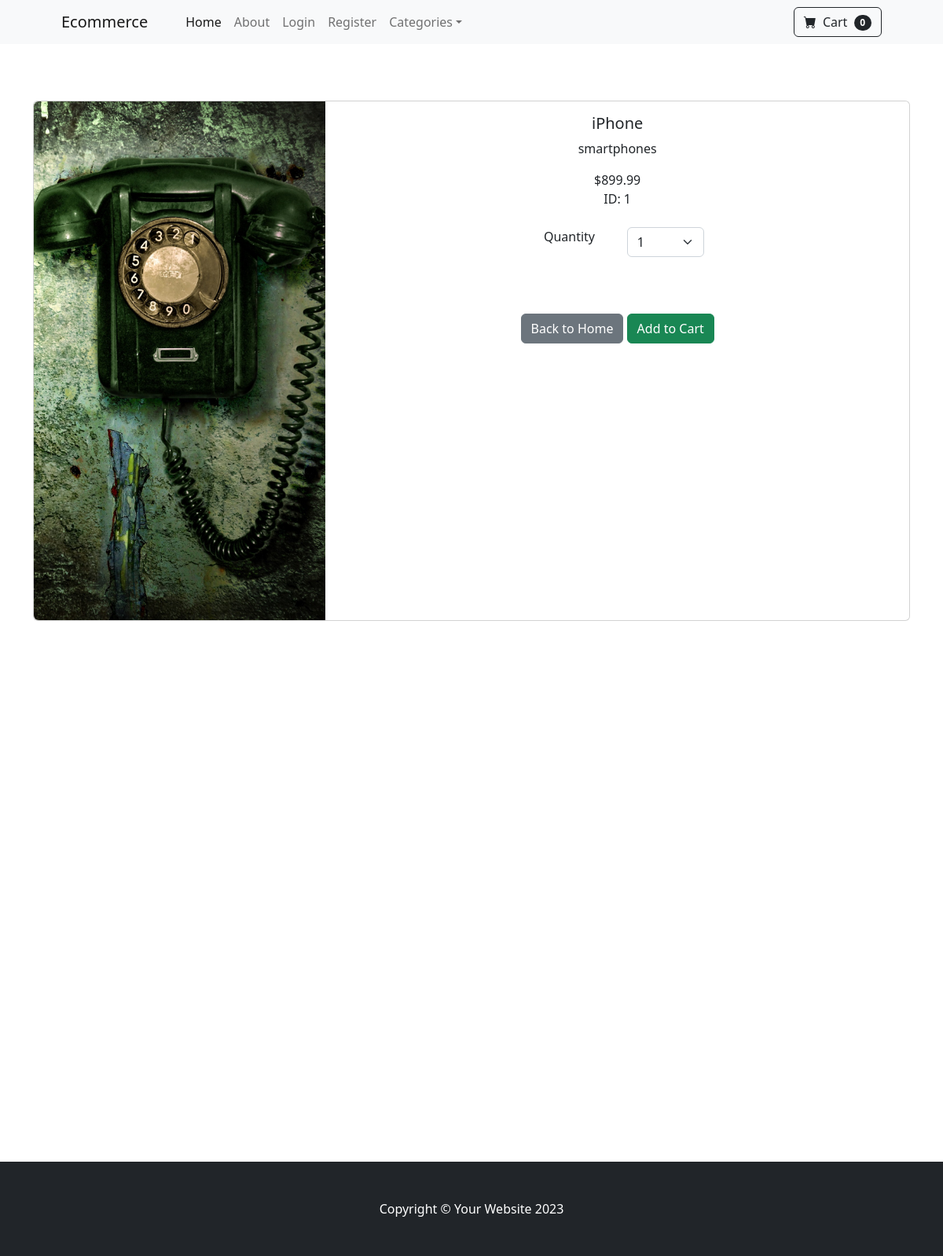
Page /product/1 on the committed database.
### store/models.py (models this page shows, shortened)
class Product(models.Model):
    name = models.CharField(max_length=100)
    price = models.DecimalField(default=0, decimal_places=2, max_digits=6)
    category = models.ForeignKey(Category, on_delete=models.CASCADE, default=1)
    description = models.CharField(max_length=250, default='', blank=True, null=True)
    image = models.ImageField(upload_to='uploads/products/')
    full_text = models.TextField(max_length=1000,default='',blank=True, null=False)
    is_sale = models.BooleanField(default=False)
    sale_price = models.DecimalField(default=0, decimal_places=2, max_digits=6)

class Category(models.Model):
    name = models.CharField(max_length=50)
    def __str__(self):
        return self.name
    class Meta:
        verbose_name_plural = 'categories'

### store/views.py (the view)
# urls.py: path('product/<int:pk>', views.product, name='product'),
def product(request, pk):
    product = Product.objects.get(id=pk)
    return render(request, 'product.html', {'product': product})

### cart/cart.py (called while the page is built)
    def __len__(self):
        return len(self.cart)

### cart/context_processors.py (called while the page is built)
def cart(request):
    return {'cart': Cart(request)}

### store/templates/product.html (shortened to what this page needs)
{% extends 'base.html' %}
{% block content %}
    <body>
    <div class="container">
        <br><br><br>
        <div class="card mb-3">
            <div class="row g-0">
                <div class="col-md-4">
                    <img src="{{ product.image.url }}" class="img-fluid rounded-start" alt="...">
                </div>
                <div class="col-md-8">
                    <div class="card-body">
                        <center>
                            <h5 class="card-title">{{ product.name }}</h5>
                            <p class="card-text">{{ product.category }}</p>
                            {% if product.is_sale %}
                                <strike>${{ product.price }}</strike>&nbsp;
                                ${{ product.sale_price }}<br>
                            {% else %}
                                ${{ product.price }}
                                <br>ID: {{ product.id }}
                            {% endif %}
                            <br><br>
                            <div class="row justify-content-center">
                                <div class="col-md-2">Quantity</div>
                                <div class="col-md-2">
                                    <select class="form-select" id="qty-cart">
                                        <option value="1">1</option>
                                    </select>
                                </div>
                            </div>
                            <br><br><br>
                            <a class="btn btn-secondary mt-auto" href="{% url 'home' %}">Back
                                to Home</a>
                            <button type="button" value="{{ product.id }}" class="btn btn-success mt-auto"
                                    id="add-cart">Add to Cart
                            </button>
                        </center>
                    </div>
                </div>
            </div>
        </div>
    </div>
    <br><br><br><br><br><br><br><br><br><br><br><br><br><br><br><br><br><br><br><br><br><br><br><br><br><br><br><br>
    </body>
{% endblock %}

### rows in the picture
Product: image (picture), name "iPhone", category "smartphones", price "899.99", id "1"

### other values in the picture
{{ cart|length }} "0"
